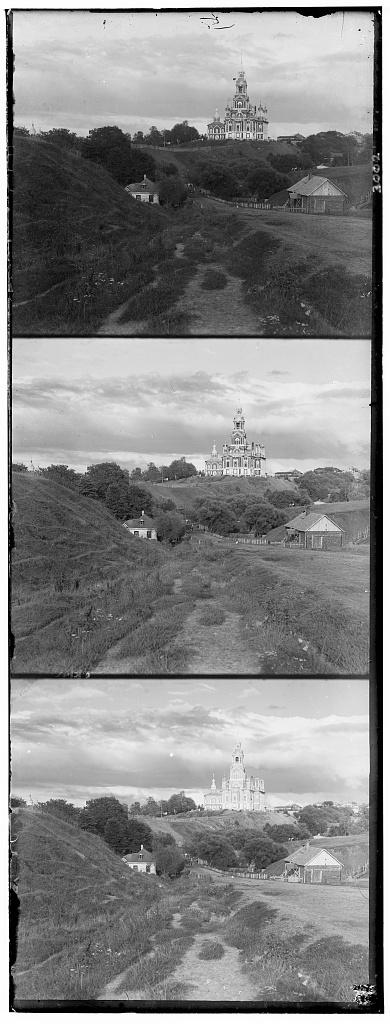
#> input picture CS180/project1/data/cathedral.jpg, 390 x 1024 px
$ python colorize_skel.py
#> lines starting #> are read from the running program, lines starting #| are printed output that depends on the picture; long printed decimals are rounded
### CS180/project1/utils.py
# utils.py
import numpy as np

# ---------------- 基础工具 ----------------

def to_float01(img):
    """标准化到 float32 且落在 [0,1]。"""
    if img.dtype == np.uint8:
        return (img.astype(np.float32) / 255.0)
    if img.dtype == np.uint16:
        return (img.astype(np.float32) / 65535.0)
    img = img.astype(np.float32)
    vmax = img.max()
    if vmax > 1.0:
        img = img / vmax
    img = np.clip(img, 0.0, 1.0)
    return img

def split(im):
    """将竖向堆叠的三通道灰度图按高度三等分为 B, G, R。
    期望 im.shape 为 (3H, W) 或 (3H, W, C=1)。
    """
    H_total = im.shape[0]
    H = H_total // 3
    # 防御：确保至少能切出 3 段
    if H * 3 > H_total:
        H = int(np.floor(H_total / 3.0))
    b = im[:H, ...]
    g = im[H:2*H, ...]
    r = im[2*H:3*H, ...]
    # 若读入是 (H, W, 3) 的彩色，请先转灰度再 split；此函数默认输入是单通道堆叠图
    return b, g, r

def roll2(img, dy, dx):
    """沿 (row, col) 做环绕平移，不改变通道维。"""
    out = np.roll(img, dy, axis=0)
    out = np.roll(out, dx, axis=1)
    return out

def crop_border(im, crop_frac=0.1):
    """裁掉四周一定比例，只保留中心区域用于匹配评分。
    支持 2D (H,W) 和 3D (H,W,C)。crop_frac ∈ [0, 0.45] 较合理。
    """
    if crop_frac <= 0:
        return im
    h, w = im.shape[:2]
    ch = int(h * crop_frac)
    cw = int(w * crop_frac)
    # 防御：避免裁没
    ch = min(ch, h // 2 - 1) if h >= 4 else 0
    cw = min(cw, w // 2 - 1) if w >= 4 else 0
    if ch <= 0 and cw <= 0:
        return im
    if im.ndim == 2:
        return im[ch:h - ch, cw:w - cw]
    elif im.ndim == 3:
        return im[ch:h - ch, cw:w - cw, :]
    else:
        raise ValueError(f"Unsupported ndim: {im.ndim}")

def to_gray(x):
    """将 (H,W,3) 转为灰度 (H,W)；若已是 (H,W) 则原样返回。"""
    if x.ndim == 2:
        return x
    if x.ndim == 3 and x.shape[2] == 3:
        # ITU-R BT.601 加权
        return 0.299 * x[..., 0] + 0.587 * x[..., 1] + 0.114 * x[..., 2]
    if x.ndim == 3 and x.shape[2] == 1:
        return x[..., 0]
    raise ValueError(f"to_gray expects (H,W) or (H,W,3)/(H,W,1), got shape {x.shape}")

# ---------------- 打分函数 ----------------

# [6 lines left out: function ssd_score, not called in this run]

def ncc_score(a, b):
    """Normalized Cross-Correlation（≈余弦相似度），[-1,1]，越大越相似。"""
    a = np.asarray(a, dtype=np.float32)
    b = np.asarray(b, dtype=np.float32)
    a0 = a - a.mean()
    b0 = b - b.mean()
    an = np.linalg.norm(a0.ravel())
    bn = np.linalg.norm(b0.ravel())
    if an == 0 or bn == 0:
        return -np.inf
    return float(np.sum(a0 * b0) / (an * bn))

# ---------------- 核心对齐 ----------------

def align(moving, reference, search_radius=15, method='ncc', crop_frac=0.1, return_shift=False):
    """将 moving 图对齐到 reference。
    - search_radius: 在 [-R, R] 的窗口内暴力搜索 (dy, dx)
    - method: 'ncc'（取最大）或 'ssd'（取最小）
    - crop_frac: 评分时仅比较中心区域比例（提升鲁棒性）
    - return_shift: 是否返回 (aligned, (dy,dx), best_score)
    """
    # 统一到 float32 [0,1]
    moving = to_float01(moving)
    reference = to_float01(reference)

    ref_gray = to_gray(reference)
    H, W = ref_gray.shape
    # 评分只用中心区域
    ref_crop = crop_border(ref_gray, crop_frac)

    if method.lower() == 'ncc':
        score_fn = ncc_score
        better = lambda s, best: (best is None) or (s > best)
    elif method.lower() == 'ssd':
        score_fn = ssd_score
        better = lambda s, best: (best is None) or (s < best)
    else:
        raise ValueError("method must be 'ncc' or 'ssd'")

    best_score = None
    best_shift = (0, 0)

    for dy in range(-search_radius, search_radius + 1):
        for dx in range(-search_radius, search_radius + 1):
            moved = roll2(moving, dy, dx)
            a = to_gray(moved)
            a = crop_border(a, crop_frac)
            s = score_fn(a, ref_crop)
            if better(s, best_score):
                best_score = s
                best_shift = (dy, dx)

    aligned = roll2(moving, best_shift[0], best_shift[1])

    if return_shift:
        return aligned, best_shift, best_score
    return aligned


# ---------------- 下采样 & 金字塔 ----------------

# [103 lines left out: functions downsample2, build_pyramid, _local_search, align_pyramid, not called in this run]

### CS180/project1/colorize_skel.py
import numpy as np
from pathlib import Path
import skimage.io as skio

from utils import align, split, to_gray, to_float01,crop_border

# 读入
imname = 'data/cathedral.jpg'
im = skio.imread(imname)
#> im is the input picture: shape (1024, 390); min 0, max 255, mean 133.7

if im.ndim == 3 and im.shape[2] == 1:
    im = im[..., 0]

# 切分
b, g, r = split(im)

b_aligned, shift_b, score_b = align(b, g, search_radius=15, method='ncc', return_shift=True)
#> the loop in align, `for dy in range(-search_radius, search_radius + 1):` made 31 passes
#> pass 1, in roll2, `out = np.roll(out, dx, axis=1)`:
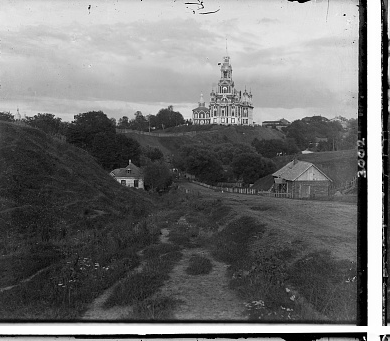
#> out: shape (341, 390) float32; min 0, max 1, mean 0.447
#> pass 1, in ncc_score, `a = np.asarray(a, dtype=np.float32)`:
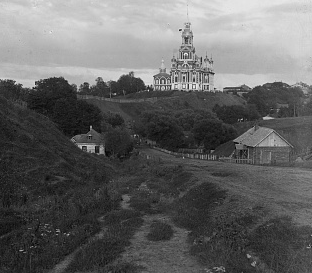
#> a: shape (273, 312) float32; min 0, max 0.965, mean 0.391
#> after the loop in align, `for dy in range(-search_radius, search_radius + 1):`:
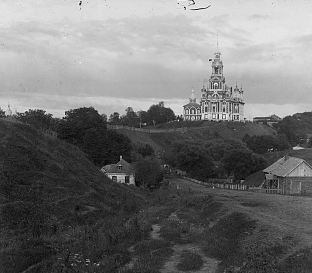
#> a: shape (273, 312) float32; min 0, max 0.973, mean 0.446
#> after the loop in align, `for dy in range(-search_radius, search_radius + 1):`:
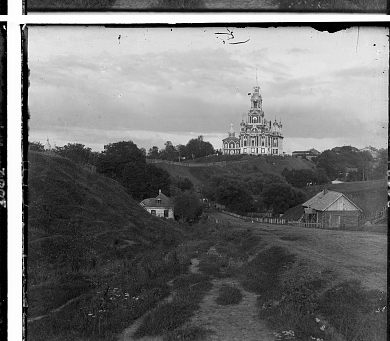
#> moved: shape (341, 390) float32; min 0, max 1, mean 0.447
r_aligned, shift_r, score_r = align(r, g, search_radius=15, method='ncc', return_shift=True)
#> call 2 of align, with search_radius = 15, method = 'ncc', crop_frac = 0.1, return_shift = True
#> after the loop in align (call 2), `for dy in range(-search_radius, search_radius + 1):`:
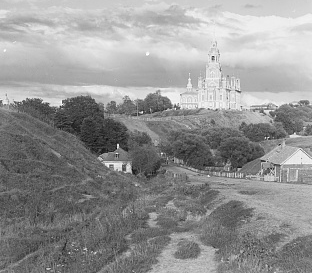
#> a: shape (273, 312) float32; min 0.0118, max 1, mean 0.581
#> after the loop in align (call 2), `for dy in range(-search_radius, search_radius + 1):`:
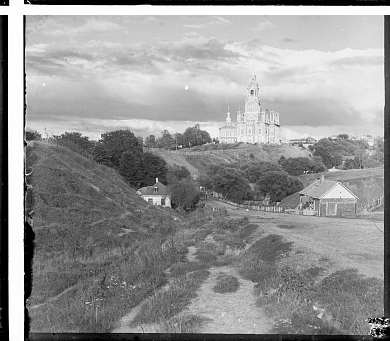
#> moved: shape (341, 390) float32; min 0, max 1, mean 0.584

print("B shift:", shift_b, "score:", score_b)
#| B shift: (-5, -2) score: 0.9586
print("R shift:", shift_r, "score:", score_r)
#| R shift: (7, 1) score: 0.9451

# 合成

def match_mean(x, ref, frac=0.1):
    xc = crop_border(x,   frac)
    rc = crop_border(ref, frac)
    s = (rc.mean() + 1e-8) / (xc.mean() + 1e-8)
    y = np.clip(x * s, 0.0, 1.0)
    return y

g = to_float01(g)
b_aligned = to_float01(b_aligned)
r_aligned = to_float01(r_aligned)
im_out = np.dstack([r_aligned, g, b_aligned])
im_out = crop_border(im_out, 0.08)
#> im_out: shape (287, 328, 3) float32

out_path = Path('outputs/cathedral_colorized.jpg')
out_path.parent.mkdir(parents=True, exist_ok=True)

# 保险起见裁到 [0,1]
im_out = np.clip(im_out, 0.0, 1.0)
skio.imsave(out_path.as_posix(), (im_out * 255.0 + 0.5).astype(np.uint8))
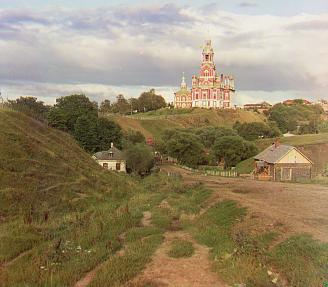
#> saved as cathedral_colorized.jpg: shape (287, 328, 3); mean R, G, B 149.5, 134.3, 105.5

$ run again, with CS180/project1/data/monastery.jpg copied over CS180/project1/data/cathedral.jpg
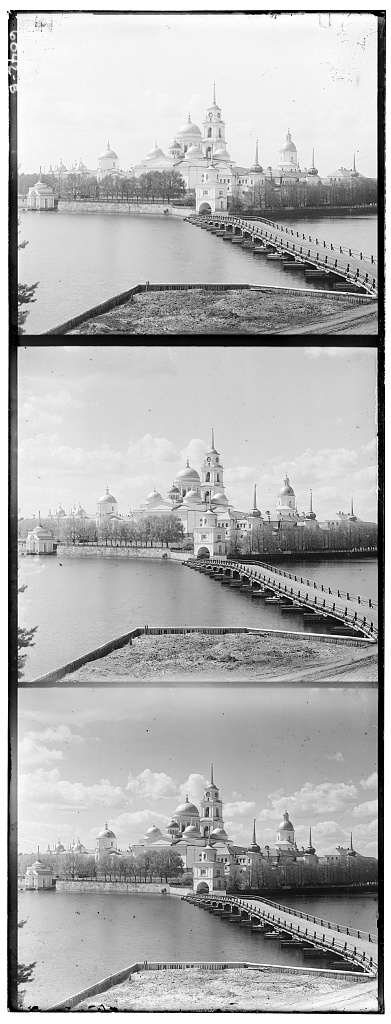
#> input picture CS180/project1/data/monastery.jpg, 391 x 1024 px
#> im is the input picture: shape (1024, 391); min 0, max 255, mean 177.7
#> the loop in align, `for dy in range(-search_radius, search_radius + 1):` made 31 passes
#> pass 1, in roll2, `out = np.roll(out, dx, axis=1)`:
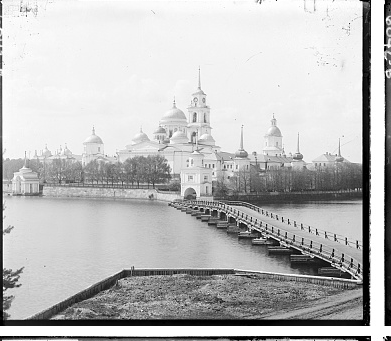
#> out: shape (341, 391) float32; min 0, max 1, mean 0.742
#| B shift: (3, -2) score: 0.9421
#| R shift: (6, 1) score: 0.9116
#> `skio.imsave(out_path.as_posix(), (im_out * 255.0 + 0.5).astype(np.uint..`:
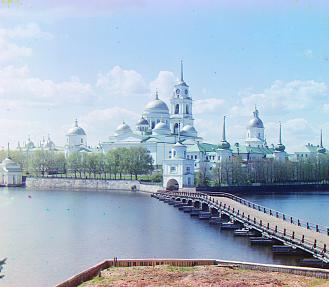
#> saved as cathedral_colorized.jpg: shape (287, 329, 3); mean R, G, B 164.1, 181.9, 200.2

$ run again, with CS180/project1/data/tobolsk.jpg copied over CS180/project1/data/cathedral.jpg
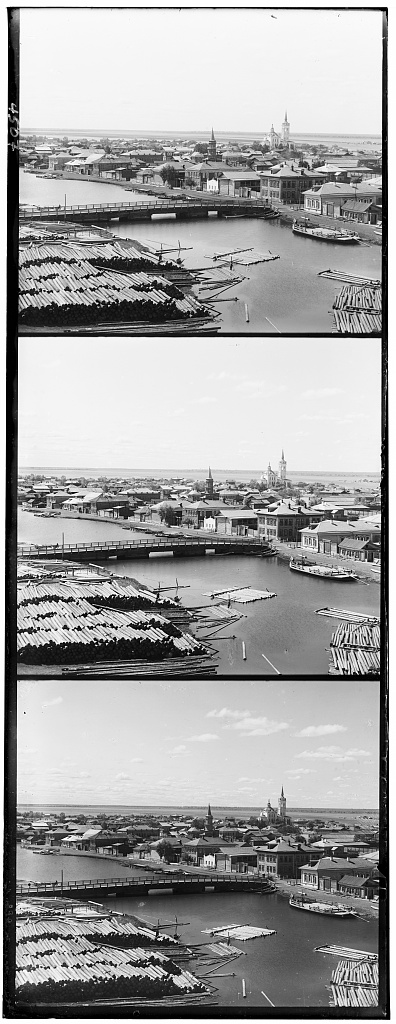
#> input picture CS180/project1/data/tobolsk.jpg, 396 x 1024 px
#> im is the input picture: shape (1024, 396); min 0, max 255, mean 161
#> the loop in align, `for dy in range(-search_radius, search_radius + 1):` made 31 passes
#> pass 1, in roll2, `out = np.roll(out, dx, axis=1)`:
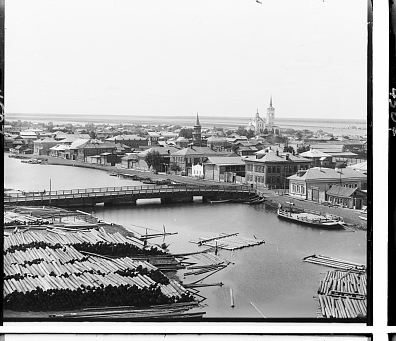
#> out: shape (341, 396) float32; min 0, max 1, mean 0.682
#| B shift: (-3, -3) score: 0.9224
#| R shift: (4, 1) score: 0.8863
#> `skio.imsave(out_path.as_posix(), (im_out * 255.0 + 0.5).astype(np.uint..`:
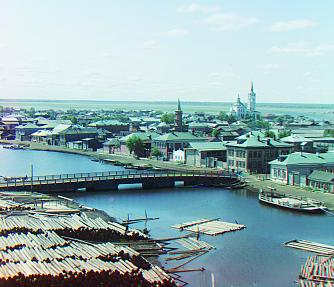
#> saved as cathedral_colorized.jpg: shape (287, 334, 3); mean R, G, B 146.5, 174.3, 177.1
